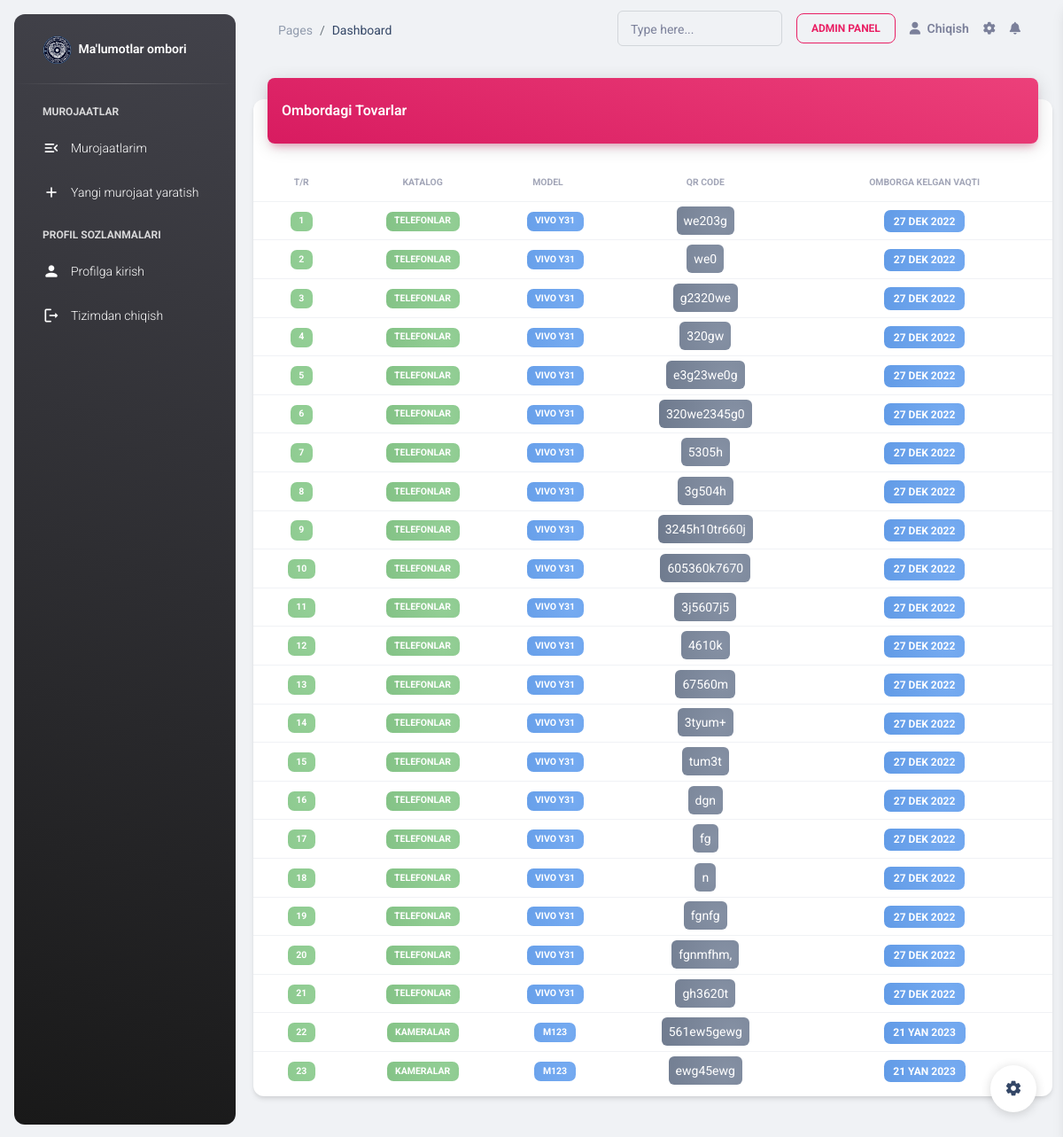
/depot/ (signed in), run on the app's committed database.
### warehouse/models.py (models this page shows, shortened)
class Depot(models.Model):
    reason = models.ForeignKey(Reason, on_delete=models.CASCADE, null=True, blank=True)
    model = models.ForeignKey(ModelProduct, on_delete=models.CASCADE, blank=False)
    qr_code = models.CharField(max_length=250)
    came_date = models.DateTimeField(auto_created=True)
    came_out_date = models.DateField(null=True, blank=True)

class ModelProduct(models.Model):
    catalog = models.ForeignKey(Catalog, on_delete=models.CASCADE)
    name = models.CharField(max_length=250)
    def __str__(self):
        return self.name

class Catalog(models.Model):
    name = models.CharField(max_length=250)
    def __str__(self):
        return self.name

### warehouse/views.py (the view)
# urls.py: path('depot/', ListDepot.as_view(), name='list_depot'),
class ListDepot(LoginRequiredMixin, ListView):
    model = Depot
    template_name = 'listdepot.html'
    context_object_name = 'depots'
    def get_context_data(self, **kwargs):
        data = super().get_context_data(**kwargs)
        data['depots'] = Depot.objects.all().filter(reason=None)
        return data

### templates/listdepot.html (shortened to what this page needs)
{% extends 'base.html' %}
{% block content %}
    {% load static %}
    <body class="g-sidenav-show  bg-gray-200">
    {% include "aside.html" %}
    <main class="main-content position-relative max-height-vh-100 h-100 border-radius-lg ">
        {% include 'navbar.html' %}
        <div class="container-fluid py-4">
            <div class="row">
                <div class="col-12">
                    <div class="card my-4">
                        <div class="card-header p-0 position-relative mt-n4 mx-3 z-index-2">
                            <div class="bg-gradient-primary shadow-primary border-radius-lg pt-4 pb-3">
                                <h6 class="text-white text-capitalize ps-3">Ombordagi tovarlar</h6>
                            </div>
                        </div>
                        <div class="card-body px-0 pb-2">
                            <div class="table-responsive p-0">
                                <table class="table align-items-center mb-0">
                                    <thead>
                                    <tr>
                                        <th class="text-center text-uppercase text-secondary text-xxs font-weight-bolder opacity-7">
                                            T/R
                                        </th>
                                        <th class="text-center text-uppercase text-secondary text-xxs font-weight-bolder opacity-7">
                                            Katalog
                                        </th>
                                        <th class="text-center text-uppercase text-secondary text-xxs font-weight-bolder opacity-7 ps-2">
                                            Model
                                        </th>
                                        <th class="text-center text-uppercase text-secondary text-xxs font-weight-bolder opacity-7">
                                            Qr code
                                        </th>
                                        <th class="text-center text-uppercase text-secondary text-xxs font-weight-bolder opacity-7">
                                            Omborga kelgan vaqti
                                        </th>
                                    </tr>
                                    </thead>
                                    <tbody>
                                    {% for depot in depots %}
                                        <tr>
                                            <td class="align-middle text-center text-sm">
                                                <span class="badge badge-sm bg-gradient-faded-success">{{ forloop.counter }}</span>
                                            </td>
                                            <td class="align-middle text-center text-sm">
                                                <span class="badge badge-sm bg-gradient-faded-success">{{ depot.model.catalog }}</span>
                                            </td>
                                            <td class=" text-center text-sm">
                                                <span class="badge badge-sm bg-gradient-faded-info">{{ depot.model }}</span>
                                            </td>
                                            <td class="align-middle text-center text-sm">
                                                <span class="p-2 rounded text-white badge-sm bg-gradient-faded-dark">{{ depot.qr_code }}</span>
                                            </td>
                                            <td class="align-middle text-center">
                                                <span class="badge badge-sm bg-gradient-faded-info">{{ depot.came_date |date:"d M Y"}}</span>
                                            </td>
                                        </tr>
                                    {% endfor %}
                                    </tbody>
                                </table>
                            </div>
                        </div>
                    </div>
                </div>
            </div>
        </div>
    </main>
    {% include 'settings.html' %}
    </body>
{% endblock content %}

### data on the page
Depot: model.catalog "TELEFONLAR", model "VIVO Y31", qr_code "we203g", came_date "27 DEK 2022"
Depot: model.catalog "TELEFONLAR", model "VIVO Y31", qr_code "we0", came_date "27 DEK 2022"
Depot: model.catalog "TELEFONLAR", model "VIVO Y31", qr_code "g2320we", came_date "27 DEK 2022"
Depot: model.catalog "TELEFONLAR", model "VIVO Y31", qr_code "320gw", came_date "27 DEK 2022"
Depot: model.catalog "TELEFONLAR", model "VIVO Y31", qr_code "e3g23we0g", came_date "27 DEK 2022"
Depot: model.catalog "TELEFONLAR", model "VIVO Y31", qr_code "320we2345g0", came_date "27 DEK 2022"
Depot: model.catalog "TELEFONLAR", model "VIVO Y31", qr_code "5305h", came_date "27 DEK 2022"
Depot: model.catalog "TELEFONLAR", model "VIVO Y31", qr_code "3g504h", came_date "27 DEK 2022"
Depot: model.catalog "TELEFONLAR", model "VIVO Y31", qr_code "3245h10tr660j", came_date "27 DEK 2022"
Depot: model.catalog "TELEFONLAR", model "VIVO Y31", qr_code "605360k7670", came_date "27 DEK 2022"
Depot: model.catalog "TELEFONLAR", model "VIVO Y31", qr_code "3j5607j5", came_date "27 DEK 2022"
Depot: model.catalog "TELEFONLAR", model "VIVO Y31", qr_code "4610k", came_date "27 DEK 2022"
Depot: model.catalog "TELEFONLAR", model "VIVO Y31", qr_code "67560m", came_date "27 DEK 2022"
Depot: model.catalog "TELEFONLAR", model "VIVO Y31", qr_code "3tyum+", came_date "27 DEK 2022"
Depot: model.catalog "TELEFONLAR", model "VIVO Y31", qr_code "tum3t", came_date "27 DEK 2022"
Depot: model.catalog "TELEFONLAR", model "VIVO Y31", qr_code "dgn", came_date "27 DEK 2022"
Depot: model.catalog "TELEFONLAR", model "VIVO Y31", qr_code "fg", came_date "27 DEK 2022"
Depot: model.catalog "TELEFONLAR", model "VIVO Y31", qr_code "n", came_date "27 DEK 2022"
Depot: model.catalog "TELEFONLAR", model "VIVO Y31", qr_code "fgnfg", came_date "27 DEK 2022"
Depot: model.catalog "TELEFONLAR", model "VIVO Y31", qr_code "fgnmfhm,", came_date "27 DEK 2022"
Depot: model.catalog "TELEFONLAR", model "VIVO Y31", qr_code "gh3620t", came_date "27 DEK 2022"
Depot: model.catalog "KAMERALAR", model "M123", qr_code "561ew5gewg", came_date "21 YAN 2023"
Depot: model.catalog "KAMERALAR", model "M123", qr_code "ewg45ewg", came_date "21 YAN 2023"
